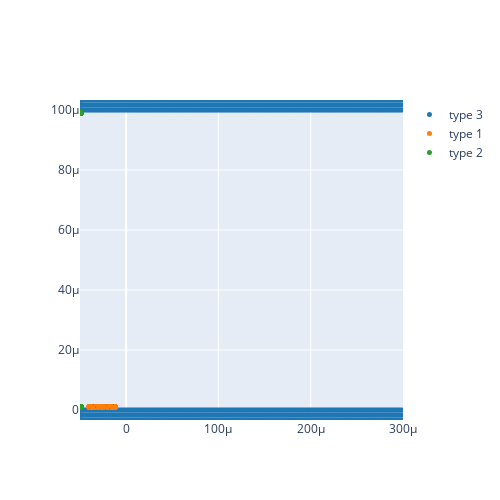

Notebook cell for this chart:
### Code cell
results.plot_property("type",t_ndx=1)

### Figure 1 — Plotly figure (JSON) as saved in the notebook; plotly's stock layout.template omitted (floating-point values rounded to 4 significant figures; data arrays with more than 128 entries replaced by an {"elided": "..."} marker saying what was removed)
{"data": [{"marker": {"color": "#1f77b4", "size": 5}, "mode": "markers", "name": "type 3", "type": "scatter", "x": {"elided": "1266 float values"}, "y": {"elided": "1266 float values"}}, {"marker": {"color": "#ff7f0e", "size": 5}, "mode": "markers", "name": "type 1", "type": "scatter", "x": {"elided": "1770 float values"}, "y": {"elided": "1770 float values"}}, {"marker": {"color": "#2ca02c", "size": 5}, "mode": "markers", "name": "type 2", "type": "scatter", "x": {"elided": "330 float values"}, "y": {"elided": "330 float values"}}], "layout": {"height": 500, "scene": {"aspectmode": "data"}, "width": 500, "xaxis": {"range": [-5e-05, 0.0003]}, "yaxis": {"range": [-3.333e-06, 0.0001033]}}}
